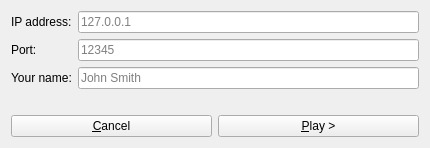
<?xml version="1.0" encoding="UTF-8"?>
<ui version="4.0">
 <class>TicTacToeLanClientSettingsMdiSubWindow</class>
 <widget class="QWidget" name="TicTacToeLanClientSettingsMdiSubWindow">
  <property name="geometry">
   <rect>
    <x>0</x>
    <y>0</y>
    <width>430</width>
    <height>148</height>
   </rect>
  </property>
  <property name="windowTitle">
   <string>Form</string>
  </property>
  <layout class="QVBoxLayout" name="verticalLayout">
   <item>
    <layout class="QFormLayout" name="formLayout">
     <item row="3" column="0">
      <widget class="QLabel" name="label">
       <property name="text">
        <string>Your name:</string>
       </property>
      </widget>
     </item>
     <item row="3" column="1">
      <widget class="QLineEdit" name="usernameLineEdit">
       <property name="inputMask">
        <string notr="true"/>
       </property>
       <property name="placeholderText">
        <string>John Smith</string>
       </property>
      </widget>
     </item>
     <item row="1" column="0">
      <widget class="QLabel" name="label_2">
       <property name="text">
        <string>IP address:</string>
       </property>
      </widget>
     </item>
     <item row="1" column="1">
      <widget class="QLineEdit" name="ipAddressLineEdit">
       <property name="text">
        <string/>
       </property>
       <property name="placeholderText">
        <string>127.0.0.1</string>
       </property>
      </widget>
     </item>
     <item row="2" column="0">
      <widget class="QLabel" name="label_3">
       <property name="text">
        <string>Port:</string>
       </property>
      </widget>
     </item>
     <item row="2" column="1">
      <widget class="QLineEdit" name="portLineEdit">
       <property name="frame">
        <bool>true</bool>
       </property>
       <property name="placeholderText">
        <string notr="true">12345</string>
       </property>
      </widget>
     </item>
    </layout>
   </item>
   <item>
    <layout class="QHBoxLayout" name="horizontalLayout">
     <item>
      <widget class="QPushButton" name="cancelPushButton">
       <property name="text">
        <string>&amp;Cancel</string>
       </property>
      </widget>
     </item>
     <item>
      <widget class="QPushButton" name="playPushButton">
       <property name="text">
        <string>&amp;Play &gt;</string>
       </property>
      </widget>
     </item>
    </layout>
   </item>
  </layout>
 </widget>
 <resources/>
 <connections/>
</ui>
